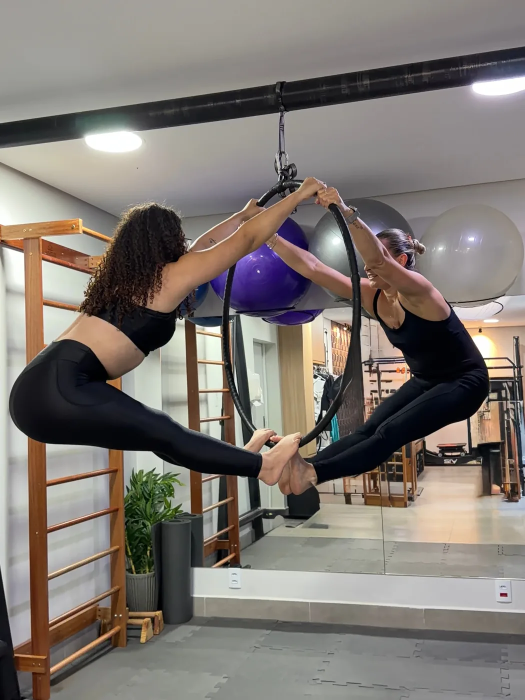
#> input picture img/arco-dupla.webp, 1050 x 1400 px (shown at 1/2 size); its folder holds only this picture in this run
$ python _sh.py
#> lines starting #> are read from the running program, lines starting #| are printed output that depends on the picture
import glob, os
from PIL import Image, ImageDraw
fs = sorted(glob.glob("img/*.webp")); W=240; c=7
s = Image.new("RGB",(c*W,((len(fs)+c-1)//c)*(W+16)),"white"); d = ImageDraw.Draw(s)
#> after `s = Image.new('RGB', (c * W, (len(fs) + c - 1) // c * (W + 16)), 'whit`: s: PIL image 1680x256 RGB; every value is 255
for i,f in enumerate(fs):
    t=Image.open(f).convert("RGB"); t.thumbnail((W,W)); x=(i%c)*W;y=(i//c)*(W+16); s.paste(t,(x,y)); d.text((x+3,y+W+1),os.path.basename(f),fill="black")
#> further down, t is the input picture: PIL image 1050x1400 RGB; mean R, G, B 126.7, 119.7, 113.9
#> after `t.thumbnail((W, W))`:
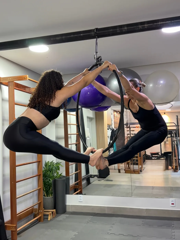
#> t: PIL image 180x240 RGB; mean R, G, B 126.8, 119.8, 114
#> after `s.paste(t, (x, y))`:
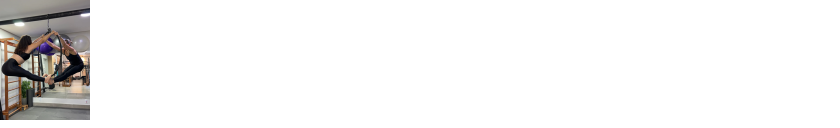
#> s: PIL image 1680x256 RGB (shown at 1/2 size); mean R, G, B 242.1, 241.4, 240.8
s.save("raw/_sheet_img.jpg",quality=84)

$ run again, on img/bola-cadillac.webp
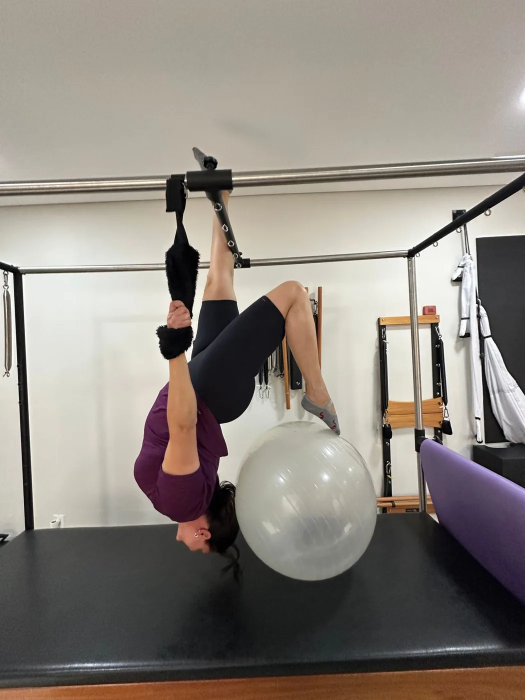
#> input picture img/bola-cadillac.webp, 1050 x 1400 px (shown at 1/2 size)
#> t is the input picture: PIL image 1050x1400 RGB; mean R, G, B 140, 132.9, 125.2
#> `t.thumbnail((W, W))`:
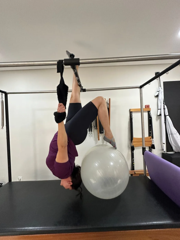
#> t: PIL image 180x240 RGB; mean R, G, B 140.1, 133, 125.3
#> `s.save("raw/_sheet_img.jpg",quality=84)`:
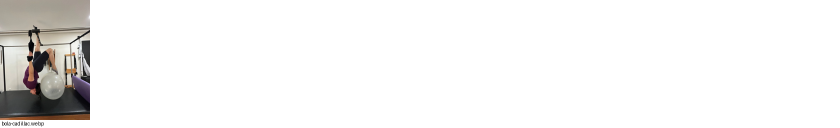
#> saved as _sheet_img.jpg: PIL image 1680x256 RGB (shown at 1/2 size); mean R, G, B 243.3, 242.6, 241.9

$ run again, on img/cadillac.webp
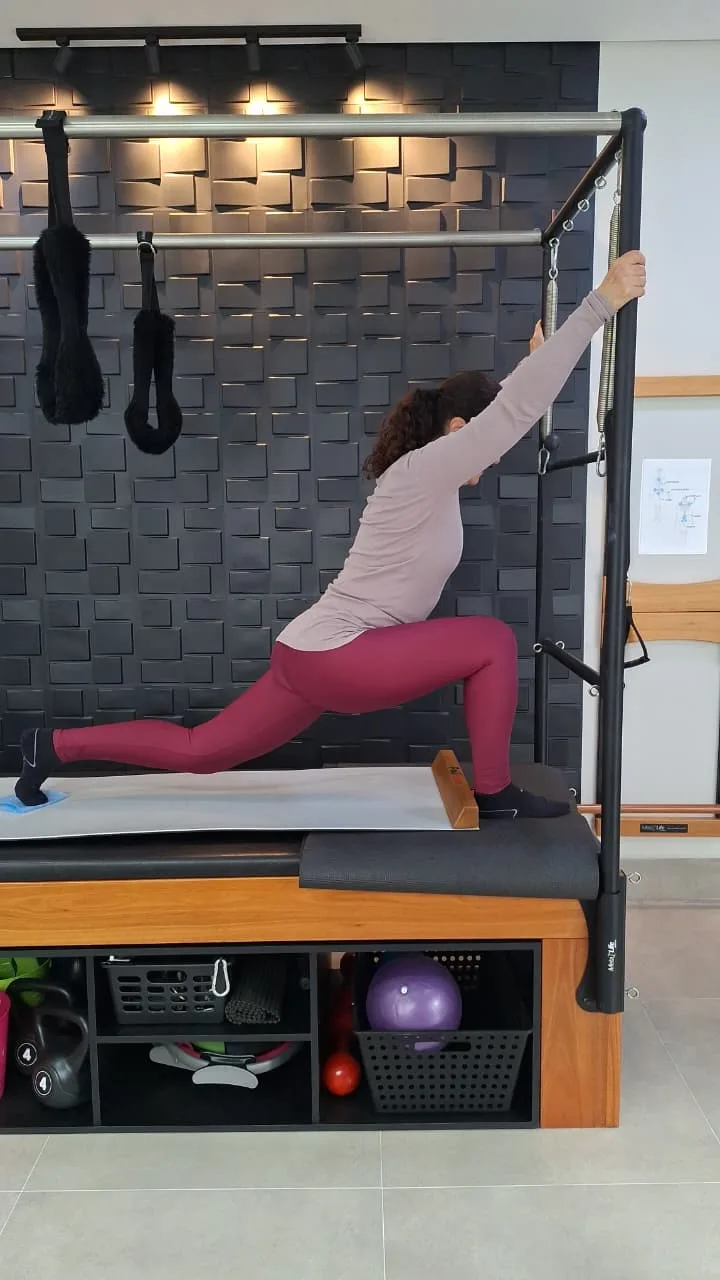
#> input picture img/cadillac.webp, 720 x 1280 px
#> t is the input picture: PIL image 720x1280 RGB; mean R, G, B 111.2, 103.5, 100.5
#> `t.thumbnail((W, W))`:
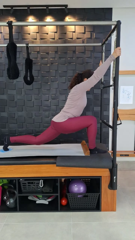
#> t: PIL image 135x240 RGB; mean R, G, B 111.3, 103.6, 100.6
#> `s.paste(t, (x, y))`:
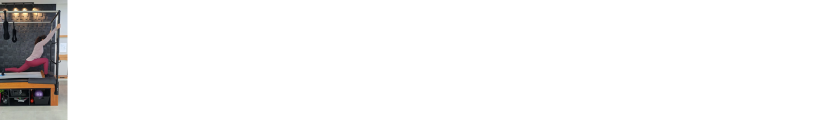
#> s: PIL image 1680x256 RGB (shown at 1/2 size); mean R, G, B 244.2, 243.6, 243.4

$ run again, on img/arco.webp
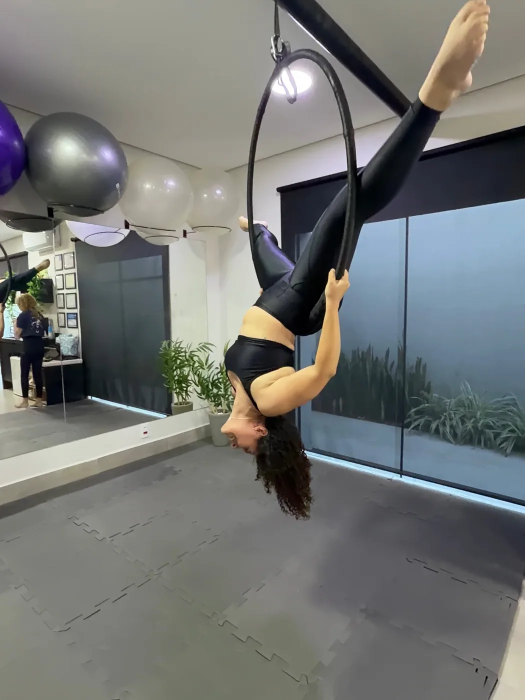
#> input picture img/arco.webp, 1050 x 1400 px (shown at 1/2 size)
#> t is the input picture: PIL image 1050x1400 RGB; mean R, G, B 114.8, 116.9, 114.7
#> `t.thumbnail((W, W))`:
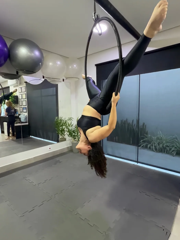
#> t: PIL image 180x240 RGB; mean R, G, B 114.9, 117, 114.8
#> `s.paste(t, (x, y))`:
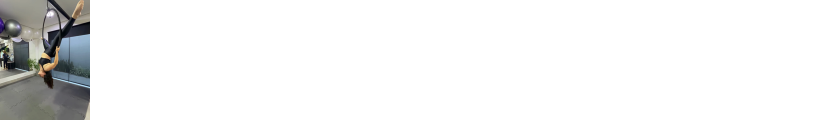
#> s: PIL image 1680x256 RGB (shown at 1/2 size); mean R, G, B 240.9, 241.1, 240.9
